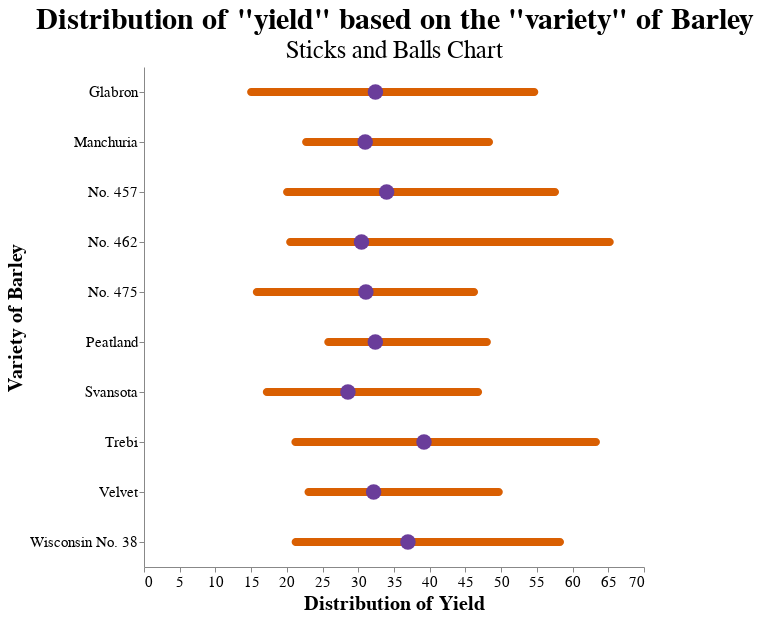

The notebook cell saved with this chart:
### Markdown cell above
Clearly, Altair is declarative as an user will need. You can customise the plot easily to make it more presentable with very selective parameters.

We can also create interesting plots with Altair.

### Code cell
df = local_data.barley()

sticks = alt.Chart(
            df, title=alt.TitleParams(text='Distribution of "yield" based on the "variety" of Barley',fontSize=30,subtitle='Sticks and Balls Chart',subtitleFontSize=25),
            width=500,height=500
        ).mark_bar(
            height=8,color='#d95f02',cornerRadius=50
        ).encode(
            x=alt.X(shorthand='yield', type='quantitative', aggregate='min', axis=alt.Axis(grid=False)),
            x2=alt.X2(shorthand='yield', aggregate='max'),
            y=alt.Y(shorthand='variety', type='nominal'),
            tooltip=[
                alt.Tooltip(shorthand='variety', type='nominal'),
                alt.Tooltip(shorthand='yield', type='quantitative', aggregate='min', title='Minimum Yield'),
                alt.Tooltip(shorthand='yield', type='quantitative', aggregate='max', title='Maximum Yield')
            ]
        )

balls = alt.Chart(df).mark_circle(size=240, color="#6a3d9a").encode(
            x=alt.X(shorthand='yield', type='quantitative', aggregate='median', title='Distribution of Yield', axis=alt.Axis(grid=False,labelFontSize=15,titleFontSize=20)),
            y=alt.Y(shorthand='variety', type='nominal', title='Variety of Barley', axis=alt.Axis(grid=False,labelFontSize=15,titleFontSize=20)),
            tooltip=[
                alt.Tooltip(shorthand='variety', type='nominal', title='Variety'),
                alt.Tooltip(shorthand='yield', type='quantitative', aggregate='median', title='Median Yield'),
            ]
        )
(sticks+balls).configure_view(strokeWidth=0)

### Figure 1 — Vega-Lite specification as saved in the notebook (floating-point values rounded to 4 significant figures)
{"config": {"view": {"continuousWidth": 400, "continuousHeight": 300, "strokeWidth": 0}}, "layer": [{"mark": {"type": "bar", "color": "#d95f02", "cornerRadius": 50, "height": 8}, "encoding": {"tooltip": [{"field": "variety", "type": "nominal"}, {"aggregate": "min", "field": "yield", "title": "Minimum Yield", "type": "quantitative"}, {"aggregate": "max", "field": "yield", "title": "Maximum Yield", "type": "quantitative"}], "x": {"aggregate": "min", "axis": {"grid": false}, "field": "yield", "type": "quantitative"}, "x2": {"aggregate": "max", "field": "yield"}, "y": {"field": "variety", "type": "nominal"}}, "height": 500, "title": {"text": "Distribution of \"yield\" based on the \"variety\" of Barley", "fontSize": 30, "subtitle": "Sticks and Balls Chart", "subtitleFontSize": 25}, "width": 500}, {"mark": {"type": "circle", "color": "#6a3d9a", "size": 240}, "encoding": {"tooltip": [{"field": "variety", "title": "Variety", "type": "nominal"}, {"aggregate": "median", "field": "yield", "title": "Median Yield", "type": "quantitative"}], "x": {"aggregate": "median", "axis": {"grid": false, "labelFontSize": 15, "titleFontSize": 20}, "field": "yield", "title": "Distribution of Yield", "type": "quantitative"}, "y": {"axis": {"grid": false, "labelFontSize": 15, "titleFontSize": 20}, "field": "variety", "title": "Variety of Barley", "type": "nominal"}}}], "data": {"name": "data-093ece8c35bb2d41094cfb6138ec810b"}, "$schema": "https://vega.github.io/schema/vega-lite/v4.17.0.json", "datasets": {"data-093ece8c35bb2d41094cfb6138ec810b": [{"yield": 27.0, "variety": "Manchuria", "year": 1931, "site": "University Farm"}, {"yield": 48.87, "variety": "Manchuria", "year": 1931, "site": "Waseca"}, {"yield": 27.43, "variety": "Manchuria", "year": 1931, "site": "Morris"}, {"yield": 39.93, "variety": "Manchuria", "year": 1931, "site": "Crookston"}, {"yield": 32.97, "variety": "Manchuria", "year": 1931, "site": "Grand Rapids"}, {"yield": 28.97, "variety": "Manchuria", "year": 1931, "site": "Duluth"}, {"yield": 43.07, "variety": "Glabron", "year": 1931, "site": "University Farm"}, {"yield": 55.2, "variety": "Glabron", "year": 1931, "site": "Waseca"}, {"yield": 28.77, "variety": "Glabron", "year": 1931, "site": "Morris"}, {"yield": 38.13, "variety": "Glabron", "year": 1931, "site": "Crookston"}, {"yield": 29.13, "variety": "Glabron", "year": 1931, "site": "Grand Rapids"}, {"yield": 29.67, "variety": "Glabron", "year": 1931, "site": "Duluth"}, {"yield": 35.13, "variety": "Svansota", "year": 1931, "site": "University Farm"}, {"yield": 47.33, "variety": "Svansota", "year": 1931, "site": "Waseca"}, {"yield": 25.77, "variety": "Svansota", "year": 1931, "site": "Morris"}, {"yield": 40.47, "variety": "Svansota", "year": 1931, "site": "Crookston"}, {"yield": 29.67, "variety": "Svansota", "year": 1931, "site": "Grand Rapids"}, {"yield": 25.7, "variety": "Svansota", "year": 1931, "site": "Duluth"}, {"yield": 39.9, "variety": "Velvet", "year": 1931, "site": "University Farm"}, {"yield": 50.23, "variety": "Velvet", "year": 1931, "site": "Waseca"}, {"yield": 26.13, "variety": "Velvet", "year": 1931, "site": "Morris"}, {"yield": 41.33, "variety": "Velvet", "year": 1931, "site": "Crookston"}, {"yield": 23.03, "variety": "Velvet", "year": 1931, "site": "Grand Rapids"}, {"yield": 26.3, "variety": "Velvet", "year": 1931, "site": "Duluth"}, {"yield": 36.57, "variety": "Trebi", "year": 1931, "site": "University Farm"}, {"yield": 63.83, "variety": "Trebi", "year": 1931, "site": "Waseca"}, {"yield": 43.77, "variety": "Trebi", "year": 1931, "site": "Morris"}, {"yield": 46.93, "variety": "Trebi", "year": 1931, "site": "Crookston"}, {"yield": 29.77, "variety": "Trebi", "year": 1931, "site": "Grand Rapids"}, {"yield": 33.93, "variety": "Trebi", "year": 1931, "site": "Duluth"}, {"yield": 43.27, "variety": "No. 457", "year": 1931, "site": "University Farm"}, {"yield": 58.1, "variety": "No. 457", "year": 1931, "site": "Waseca"}, {"yield": 28.7, "variety": "No. 457", "year": 1931, "site": "Morris"}, {"yield": 45.67, "variety": "No. 457", "year": 1931, "site": "Crookston"}, {"yield": 32.17, "variety": "No. 457", "year": 1931, "site": "Grand Rapids"}, {"yield": 33.6, "variety": "No. 457", "year": 1931, "site": "Duluth"}, {"yield": 36.6, "variety": "No. 462", "year": 1931, "site": "University Farm"}, {"yield": 65.77, "variety": "No. 462", "year": 1931, "site": "Waseca"}, {"yield": 30.37, "variety": "No. 462", "year": 1931, "site": "Morris"}, {"yield": 48.57, "variety": "No. 462", "year": 1931, "site": "Crookston"}, {"yield": 24.93, "variety": "No. 462", "year": 1931, "site": "Grand Rapids"}, {"yield": 28.1, "variety": "No. 462", "year": 1931, "site": "Duluth"}, {"yield": 32.77, "variety": "Peatland", "year": 1931, "site": "University Farm"}, {"yield": 48.57, "variety": "Peatland", "year": 1931, "site": "Waseca"}, {"yield": 29.87, "variety": "Peatland", "year": 1931, "site": "Morris"}, {"yield": 41.6, "variety": "Peatland", "year": 1931, "site": "Crookston"}, {"yield": 34.7, "variety": "Peatland", "year": 1931, "site": "Grand Rapids"}, {"yield": 32.0, "variety": "Peatland", "year": 1931, "site": "Duluth"}, {"yield": 24.67, "variety": "No. 475", "year": 1931, "site": "University Farm"}, {"yield": 46.77, "variety": "No. 475", "year": 1931, "site": "Waseca"}, {"yield": 22.6, "variety": "No. 475", "year": 1931, "site": "Morris"}, {"yield": 44.1, "variety": "No. 475", "year": 1931, "site": "Crookston"}, {"yield": 19.7, "variety": "No. 475", "year": 1931, "site": "Grand Rapids"}, {"yield": 33.07, "variety": "No. 475", "year": 1931, "site": "Duluth"}, {"yield": 39.3, "variety": "Wisconsin No. 38", "year": 1931, "site": "University Farm"}, {"yield": 58.8, "variety": "Wisconsin No. 38", "year": 1931, "site": "Waseca"}, {"yield": 29.47, "variety": "Wisconsin No. 38", "year": 1931, "site": "Morris"}, {"yield": 49.87, "variety": "Wisconsin No. 38", "year": 1931, "site": "Crookston"}, {"yield": 34.47, "variety": "Wisconsin No. 38", "year": 1931, "site": "Grand Rapids"}, {"yield": 31.6, "variety": "Wisconsin No. 38", "year": 1931, "site": "Duluth"}, {"yield": 26.9, "variety": "Manchuria", "year": 1932, "site": "University Farm"}, {"yield": 33.47, "variety": "Manchuria", "year": 1932, "site": "Waseca"}, {"yield": 34.37, "variety": "Manchuria", "year": 1932, "site": "Morris"}, {"yield": 32.97, "variety": "Manchuria", "year": 1932, "site": "Crookston"}, {"yield": 22.13, "variety": "Manchuria", "year": 1932, "site": "Grand Rapids"}, {"yield": 22.57, "variety": "Manchuria", "year": 1932, "site": "Duluth"}, {"yield": 36.8, "variety": "Glabron", "year": 1932, "site": "University Farm"}, {"yield": 37.73, "variety": "Glabron", "year": 1932, "site": "Waseca"}, {"yield": 35.13, "variety": "Glabron", "year": 1932, "site": "Morris"}, {"yield": 26.17, "variety": "Glabron", "year": 1932, "site": "Crookston"}, {"yield": 14.43, "variety": "Glabron", "year": 1932, "site": "Grand Rapids"}, {"yield": 25.87, "variety": "Glabron", "year": 1932, "site": "Duluth"}, {"yield": 27.43, "variety": "Svansota", "year": 1932, "site": "University Farm"}, {"yield": 38.5, "variety": "Svansota", "year": 1932, "site": "Waseca"}, {"yield": 35.03, "variety": "Svansota", "year": 1932, "site": "Morris"}, {"yield": 20.63, "variety": "Svansota", "year": 1932, "site": "Crookston"}, {"yield": 16.63, "variety": "Svansota", "year": 1932, "site": "Grand Rapids"}, {"yield": 22.23, "variety": "Svansota", "year": 1932, "site": "Duluth"}, {"yield": 26.8, "variety": "Velvet", "year": 1932, "site": "University Farm"}, {"yield": 37.4, "variety": "Velvet", "year": 1932, "site": "Waseca"}, {"yield": 38.83, "variety": "Velvet", "year": 1932, "site": "Morris"}, {"yield": 32.07, "variety": "Velvet", "year": 1932, "site": "Crookston"}, {"yield": 32.23, "variety": "Velvet", "year": 1932, "site": "Grand Rapids"}, {"yield": 22.47, "variety": "Velvet", "year": 1932, "site": "Duluth"}, {"yield": 29.07, "variety": "Trebi", "year": 1932, "site": "University Farm"}, {"yield": 49.23, "variety": "Trebi", "year": 1932, "site": "Waseca"}, {"yield": 46.63, "variety": "Trebi", "year": 1932, "site": "Morris"}, {"yield": 41.83, "variety": "Trebi", "year": 1932, "site": "Crookston"}, {"yield": 20.63, "variety": "Trebi", "year": 1932, "site": "Grand Rapids"}, {"yield": 30.6, "variety": "Trebi", "year": 1932, "site": "Duluth"}, {"yield": 26.43, "variety": "No. 457", "year": 1932, "site": "University Farm"}, {"yield": 42.2, "variety": "No. 457", "year": 1932, "site": "Waseca"}, {"yield": 43.53, "variety": "No. 457", "year": 1932, "site": "Morris"}, {"yield": 34.33, "variety": "No. 457", "year": 1932, "site": "Crookston"}, {"yield": 19.47, "variety": "No. 457", "year": 1932, "site": "Grand Rapids"}, {"yield": 22.7, "variety": "No. 457", "year": 1932, "site": "Duluth"}, {"yield": 25.57, "variety": "No. 462", "year": 1932, "site": "University Farm"}, {"yield": 44.7, "variety": "No. 462", "year": 1932, "site": "Waseca"}, {"yield": 47.0, "variety": "No. 462", "year": 1932, "site": "Morris"}, {"yield": 30.53, "variety": "No. 462", "year": 1932, "site": "Crookston"}, {"yield": 19.9, "variety": "No. 462", "year": 1932, "site": "Grand Rapids"}, {"yield": 22.5, "variety": "No. 462", "year": 1932, "site": "Duluth"}, {"yield": 28.07, "variety": "Peatland", "year": 1932, "site": "University Farm"}, {"yield": 36.03, "variety": "Peatland", "year": 1932, "site": "Waseca"}, {"yield": 43.2, "variety": "Peatland", "year": 1932, "site": "Morris"}, {"yield": 25.23, "variety": "Peatland", "year": 1932, "site": "Crookston"}, {"yield": 26.77, "variety": "Peatland", "year": 1932, "site": "Grand Rapids"}, {"yield": 31.37, "variety": "Peatland", "year": 1932, "site": "Duluth"}, {"yield": 30.0, "variety": "No. 475", "year": 1932, "site": "University Farm"}, {"yield": 41.27, "variety": "No. 475", "year": 1932, "site": "Waseca"}, {"yield": 44.23, "variety": "No. 475", "year": 1932, "site": "Morris"}, {"yield": 32.13, "variety": "No. 475", "year": 1932, "site": "Crookston"}, {"yield": 15.23, "variety": "No. 475", "year": 1932, "site": "Grand Rapids"}, {"yield": 27.37, "variety": "No. 475", "year": 1932, "site": "Duluth"}, {"yield": 38.0, "variety": "Wisconsin No. 38", "year": 1932, "site": "University Farm"}, {"yield": 58.17, "variety": "Wisconsin No. 38", "year": 1932, "site": "Waseca"}, {"yield": 47.17, "variety": "Wisconsin No. 38", "year": 1932, "site": "Morris"}, {"yield": 35.9, "variety": "Wisconsin No. 38", "year": 1932, "site": "Crookston"}, {"yield": 20.67, "variety": "Wisconsin No. 38", "year": 1932, "site": "Grand Rapids"}, {"yield": 29.33, "variety": "Wisconsin No. 38", "year": 1932, "site": "Duluth"}]}}
